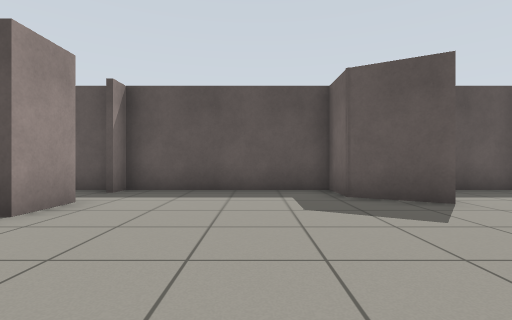
View 1 (above)

16 first-person views from a walk through a Gazebo world. The camera is 0.72 m above the floor, looks level and sees 85° across. The floor is counted in squares, 1 m on a side. Each view is taken from the middle of a square. On the plan, view 1 faces up. The plan holds only what a view shows up to about 10 squares ahead; the rest is blank.

View 2
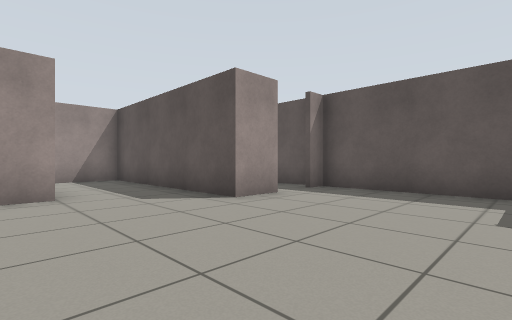

View 3
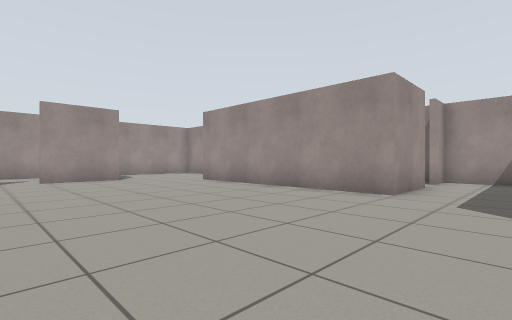

View 4
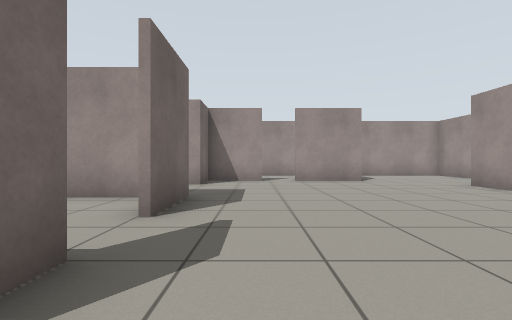

View 5
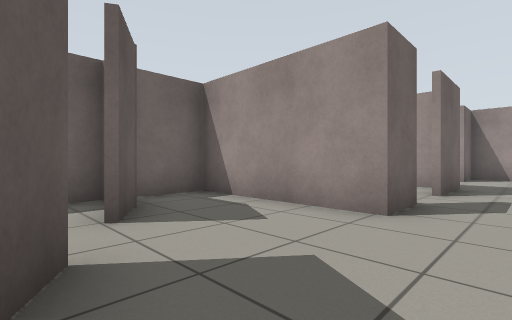

View 6
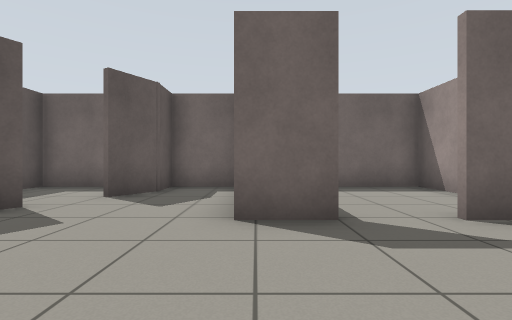

View 7
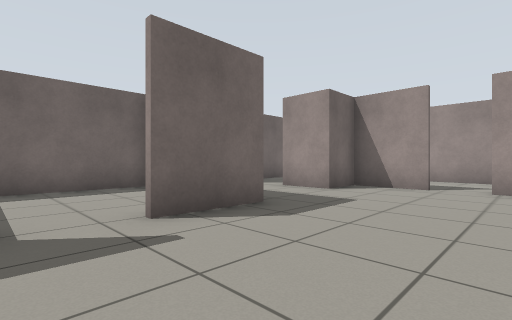

View 8
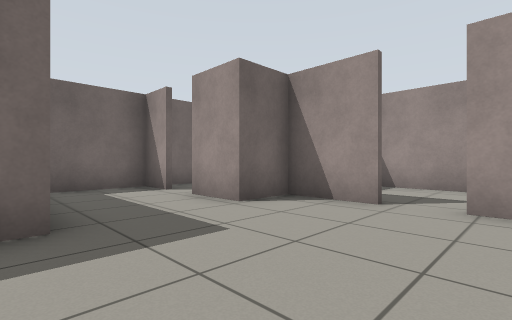

View 9
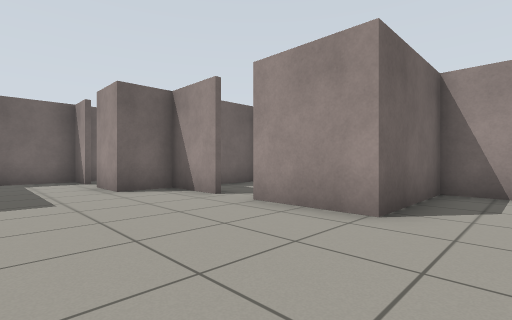

View 10
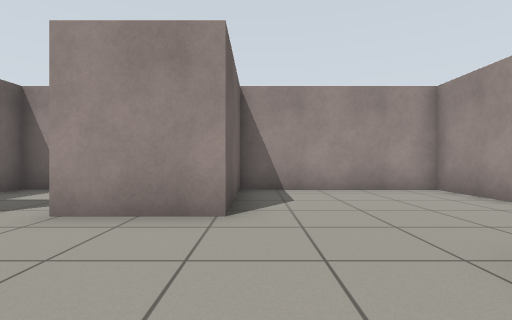

View 11
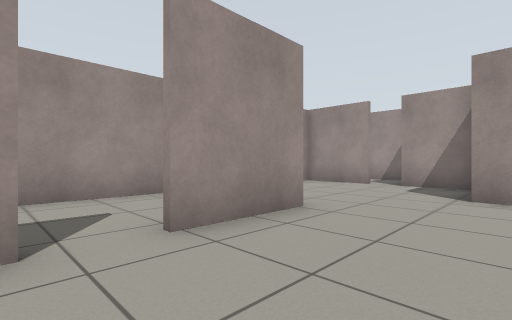

View 12
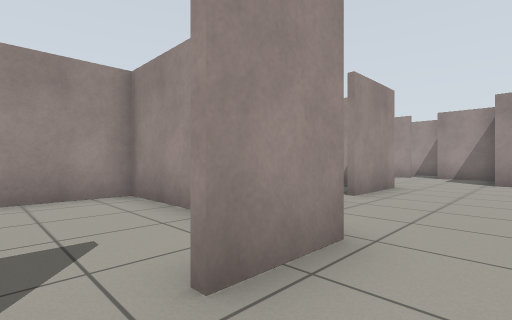

View 13
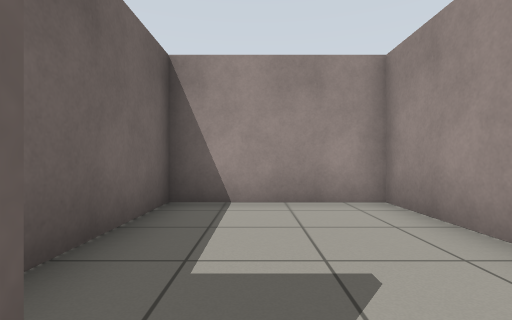

View 14
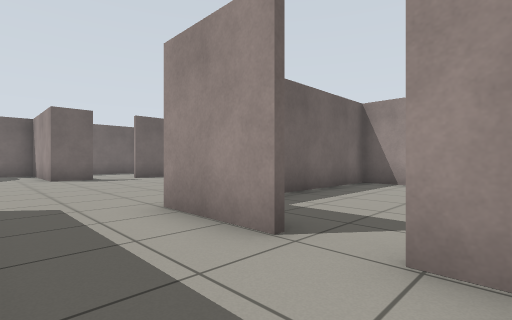

View 15
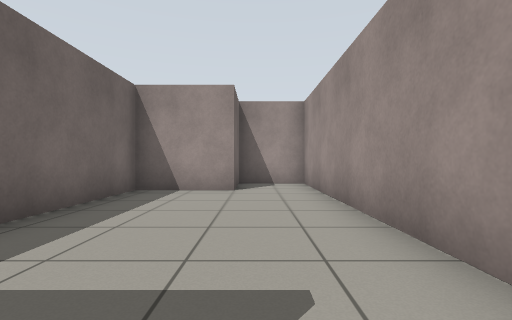

View 16
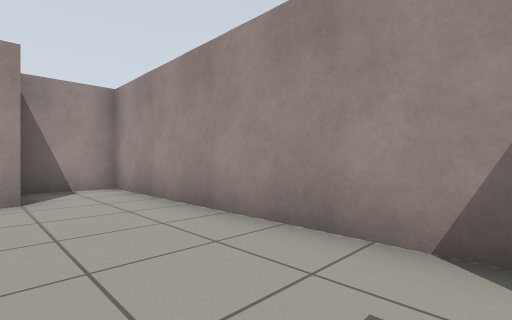

### Floor plan
Points are (right, up) in squares from view 1. A wall is a line through its corners. A room is listed if a view was taken in it or the views show most of it. See-through windows are left out.
Room 1 (views 1, 2, 3, 4, 5, 6, 7, 8, 9, 10, 11, 14)
walls: (2.3, 0) (2.3, 1.3) (6.5, 1.3) (6.5, 3.2) (5.5, 3.2) (4.3, 3.9); (2.3, -3.6) (2.3, -1.5); (-3.1, 4.9) (-3.1, 3.5) (-9.5, 3.5) (-9.5, 1) (-8.4, 1); (-7.2, 1) (-5, 1) (-5, -5.9); (3.4, 4.5) (1.8, 5.4) (1.8, 6.7) (-3.1, 6.7) (-3.1, 6); (-2.6, -7.6) (-0.2, -7.6); (0.8, -7.6) (2.6, -7.6) (2.6, -6.2) (4.3, -6.2); (6.5, 3.4) (6.5, 6.7) (4.8, 6.7)
ways out: opening at (3.5, -5) to room 2; opening at (-8, 1) to room 4; opening at (-3.5, -7) to room 5; opening at (2, -0.5) to room 6; opening at (0, -8) to room 7
Room 2 (view 12)
walls: (5.4, -6.2) (6.5, -6.2); (6.5, -5.6) (6.5, -4.1)
ways out: opening at (3.5, -5) to room 1; opening at (5, -6) to room 3
Room 3 (view 13)
walls: (2.8, -8.4) (2.8, -10.8); (3, -10.7) (6.5, -10.7) (6.5, -5.6)
ways out: opening at (5, -6) to room 2
Room 4 (views 15, 16)
walls: (-9.5, 0.6) (-9.5, -7.6) (-7.4, -7.6); (-7.5, -7.3) (-7.5, -5.6) (-5.1, -5.6) (-5.1, -1.8)
ways out: opening at (-8, 1) to room 1
Room 5 (no view inside)
walls: (-7.4, -8.5) (-7.4, -10.7) (-2.9, -10.7); (-7.4, -5.9) (-7.4, -7.6); (-2.6, -10.8) (-2.6, -7.6)
ways out: opening at (-3.5, -7) to room 1
Room 6 (no view inside)
walls: (2.9, -3.4) (6.5, -3.4) (6.5, -0.3)
ways out: opening at (2, -0.5) to room 1
Room 7 (no view inside)
walls: (2.6, -10.8) (2.6, -9.1); (-2.9, -10.7) (3, -10.7)
ways out: opening at (0, -8) to room 1

Positions as (right, up) in squares from view 1, and headings:
1: (0, 0), facing up
2: (1, 0), facing up-left
3: (1, 3), facing down-left
4: (1, 2), facing down
5: (1, 5), facing down-right
6: (-1, 1), facing right
7: (-1, 0), facing down-right
8: (-1, -3), facing down-right
9: (-4, -4), facing down-right
10: (-3, -4), facing down
11: (1, -5), facing down-left
12: (5, -5), facing down-left
13: (5, -6), facing down
14: (-9, 3), facing down-right
15: (-8, 1), facing down
16: (-7, 0), facing down-left
